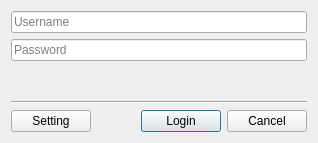
<?xml version="1.0" encoding="UTF-8"?>
<ui version="4.0">
 <class>LoginDialog</class>
 <widget class="QDialog" name="LoginDialog">
  <property name="geometry">
   <rect>
    <x>0</x>
    <y>0</y>
    <width>318</width>
    <height>143</height>
   </rect>
  </property>
  <property name="windowTitle">
   <string>Login</string>
  </property>
  <layout class="QVBoxLayout" name="verticalLayout_2">
   <item>
    <widget class="QLineEdit" name="username">
     <property name="maxLength">
      <number>128</number>
     </property>
     <property name="placeholderText">
      <string>Username</string>
     </property>
     <property name="clearButtonEnabled">
      <bool>true</bool>
     </property>
    </widget>
   </item>
   <item>
    <widget class="QLineEdit" name="password">
     <property name="maxLength">
      <number>128</number>
     </property>
     <property name="echoMode">
      <enum>QLineEdit::Password</enum>
     </property>
     <property name="placeholderText">
      <string>Password</string>
     </property>
     <property name="clearButtonEnabled">
      <bool>true</bool>
     </property>
    </widget>
   </item>
   <item>
    <spacer name="verticalSpacer">
     <property name="orientation">
      <enum>Qt::Vertical</enum>
     </property>
     <property name="sizeHint" stdset="0">
      <size>
       <width>20</width>
       <height>40</height>
      </size>
     </property>
    </spacer>
   </item>
   <item>
    <widget class="Line" name="line">
     <property name="orientation">
      <enum>Qt::Horizontal</enum>
     </property>
    </widget>
   </item>
   <item>
    <layout class="QHBoxLayout" name="horizontalLayout">
     <item>
      <widget class="QPushButton" name="settingBtn">
       <property name="text">
        <string>Setting</string>
       </property>
      </widget>
     </item>
     <item>
      <spacer name="horizontalSpacer">
       <property name="orientation">
        <enum>Qt::Horizontal</enum>
       </property>
       <property name="sizeHint" stdset="0">
        <size>
         <width>40</width>
         <height>20</height>
        </size>
       </property>
      </spacer>
     </item>
     <item>
      <widget class="QPushButton" name="loginBtn">
       <property name="text">
        <string>Login</string>
       </property>
       <property name="default">
        <bool>true</bool>
       </property>
      </widget>
     </item>
     <item>
      <widget class="QPushButton" name="cancelBtn">
       <property name="text">
        <string>Cancel</string>
       </property>
      </widget>
     </item>
    </layout>
   </item>
  </layout>
 </widget>
 <resources/>
 <connections>
  <connection>
   <sender>cancelBtn</sender>
   <signal>clicked()</signal>
   <receiver>LoginDialog</receiver>
   <slot>reject()</slot>
   <hints>
    <hint type="sourcelabel">
     <x>263</x>
     <y>121</y>
    </hint>
    <hint type="destinationlabel">
     <x>313</x>
     <y>4</y>
    </hint>
   </hints>
  </connection>
 </connections>
</ui>
